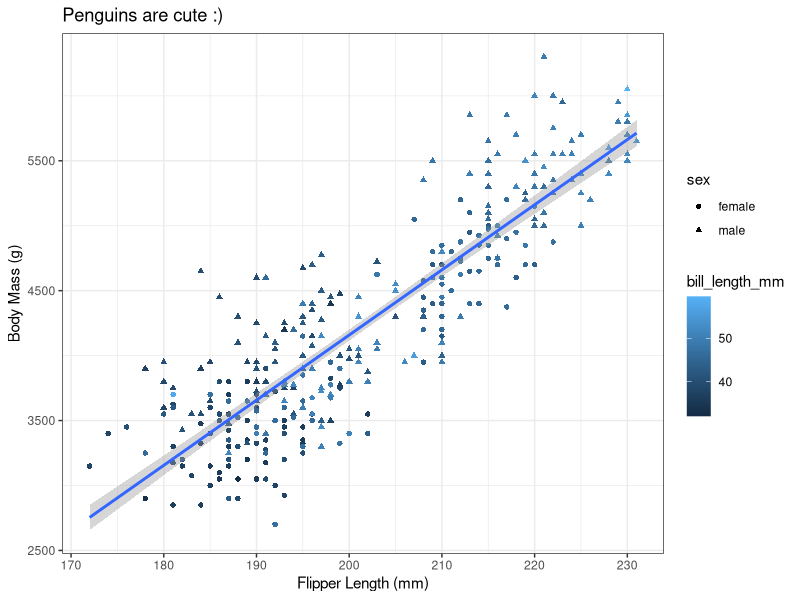
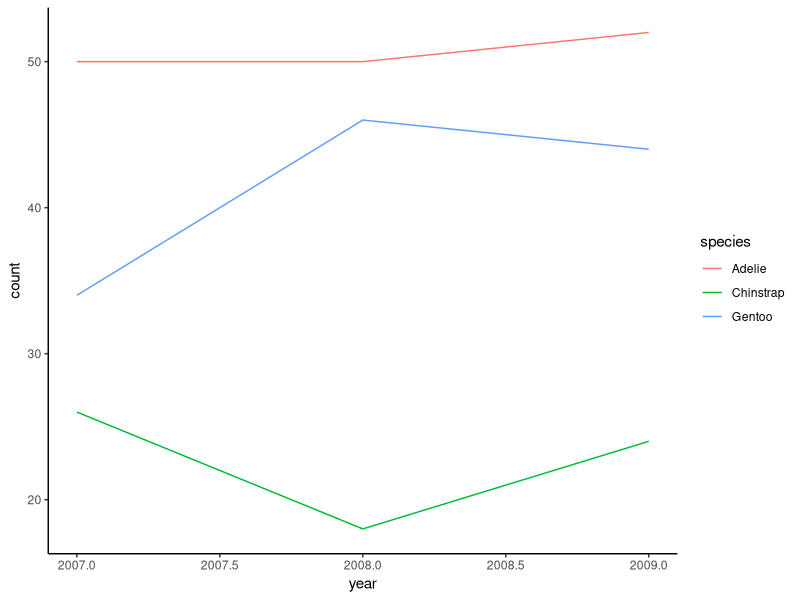
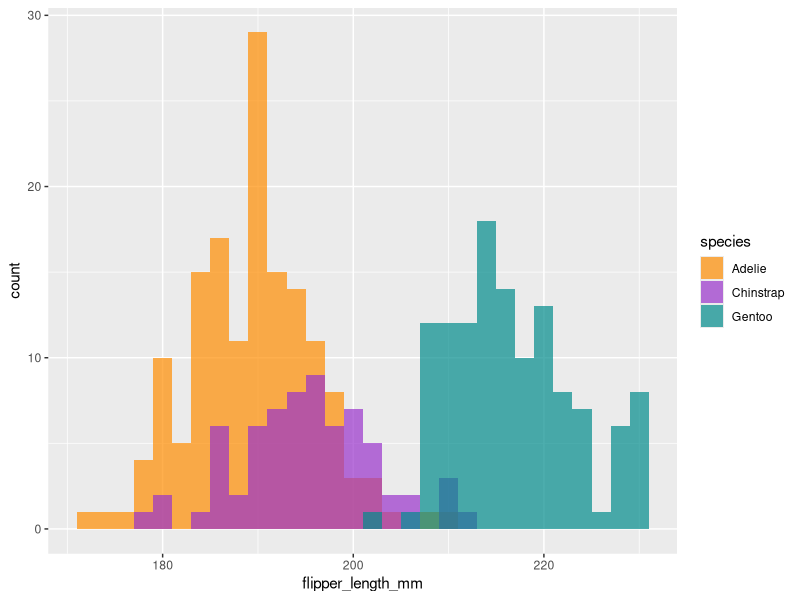
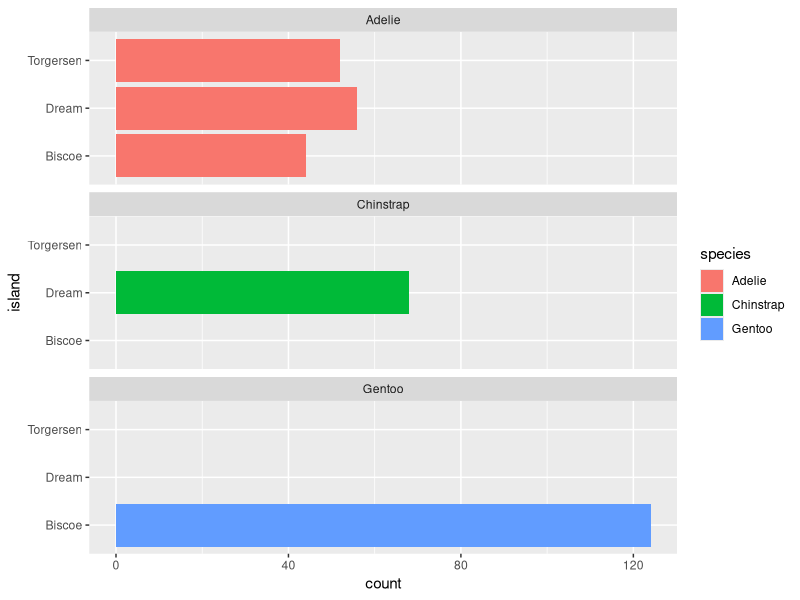
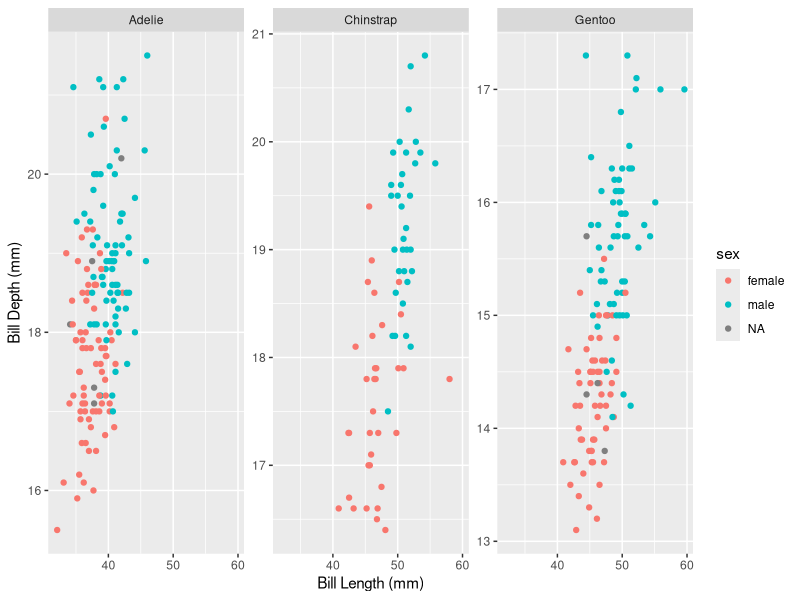
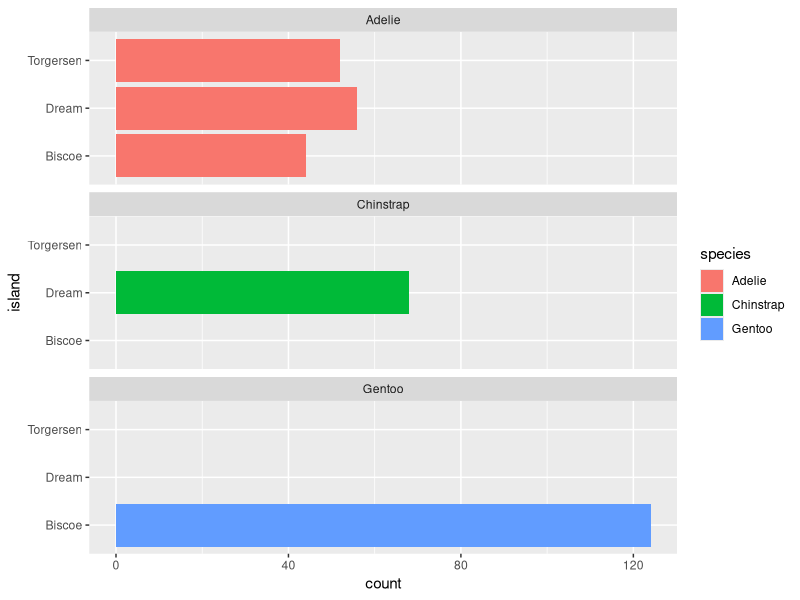

These charts were generated, in order, by the following R code:
#NC: 2025-02-20
# 3.2: Intro to ggplot

library(tidyverse)
library(palmerpenguins)

# a filter function has been "loaded" twice. one in dyplr (from tidyverse) and one in the default stats. The one that appears first is the one that has been most recently loaded. 

find("filter")
gentoo = penguins %>%
  dplyr::filter(species=="Gentoo") %>%
  dplyr::select(-body_mass_g)%>%
  print()
#from the filter package use :: and the function name

head(penguins)

penguins_no_nas = penguins %>%
  filter(!is.na(body_mass_g))

penguins_no_nas = penguins %>%
  filter(!is.na(sex))

ggplot(data=penguins_no_nas)+
  geom_point(aes(x=flipper_length_mm, y=body_mass_g, color=bill_length_mm,shape=sex))+
  geom_smooth(aes(x=flipper_length_mm, y = body_mass_g),method="lm")+
  xlab("Flipper Length (mm)")+
  ylab("Body Mass (g)")+
  ggtitle("Penguins are cute :)")+
  theme_bw()
# aes is a function that maps information from the data to your plot and determines how your plot looks. (for example if you put color = species it must go inside the aesthetics, where below color could go otuside becuase it was just pulling red, not species form the data)

# color can go in or outside off aes parentheses. 
# data=penguins_no_nas just makes sure that there's no na's and wont' throw a warning. 
# or do this for no na's in the sex variable, rather than the body mass variable...

# probably won't use method = "lm", it's a different type of smoothing

## EXERCISE 3.2.1 ##

penguins_ts = penguins %>% 
  group_by(species, year) %>%
  summarize(count = n())

penguins_ts

ggplot(data=penguins_ts)+
  geom_line(aes(x=year, y=count,color=species))+
  theme_classic()
# we used factors which is what have us that funky looking plot, by putting color=species in the aes function, it plots a line for each species. 

# Histograms!!

ggplot(data=penguins)+
  geom_histogram(aes(x=flipper_length_mm,
                     fill=species),
                 binwidth=2, 
                 position="identity",
                 alpha = 0.7)+
  scale_fill_manual(values=c("darkorange", "darkorchid","cyan4"))

# alpha value is the transparency value
# bind width tells me to plot a rectange polygon for in this case every 2 mm. 
# scale_fill_manual: using the fill scale and manually coloring it. 


#Boxplots: 

boxplot = ggplot(data=penguins)+
  geom_boxplot(aes(y=flipper_length_mm, x=species))+
  geom_jitter(aes(y=flipper_length_mm,x=species, color=species), width = 0.4)
# geom_jitter plots the indivdiual points slightly different in a random direction for visual purpose. 
# Bar charts: 

ggplot(data=penguins)+
  geom_bar(aes(x=island,  fill=species))+
  facet_wrap(~species,nrow=3)+
  coord_flip()

ggsave("figures/penguins_islands_species.png",device="png", units = "in", width = 5, height = 7, dpi = 300)


# facet_wrap(): give me a different panel for each species, don't forget the tilda, it means as a function of. 
# nrow: organizes the panels in rows and columns
# coord_flip(): flips coordinats, since we gave it x it swaps to y. 

# save figure as png to keep resultion. 

## EXERCISE 3.2.2
ggplot(data=penguins)+
  geom_point(aes(y=bill_depth_mm, x = bill_length_mm, color = sex))+
  facet_wrap(~species, scales = "free_y")+
  xlab("Bill Length (mm)")+
  ylab("Bill Depth (mm)")

  